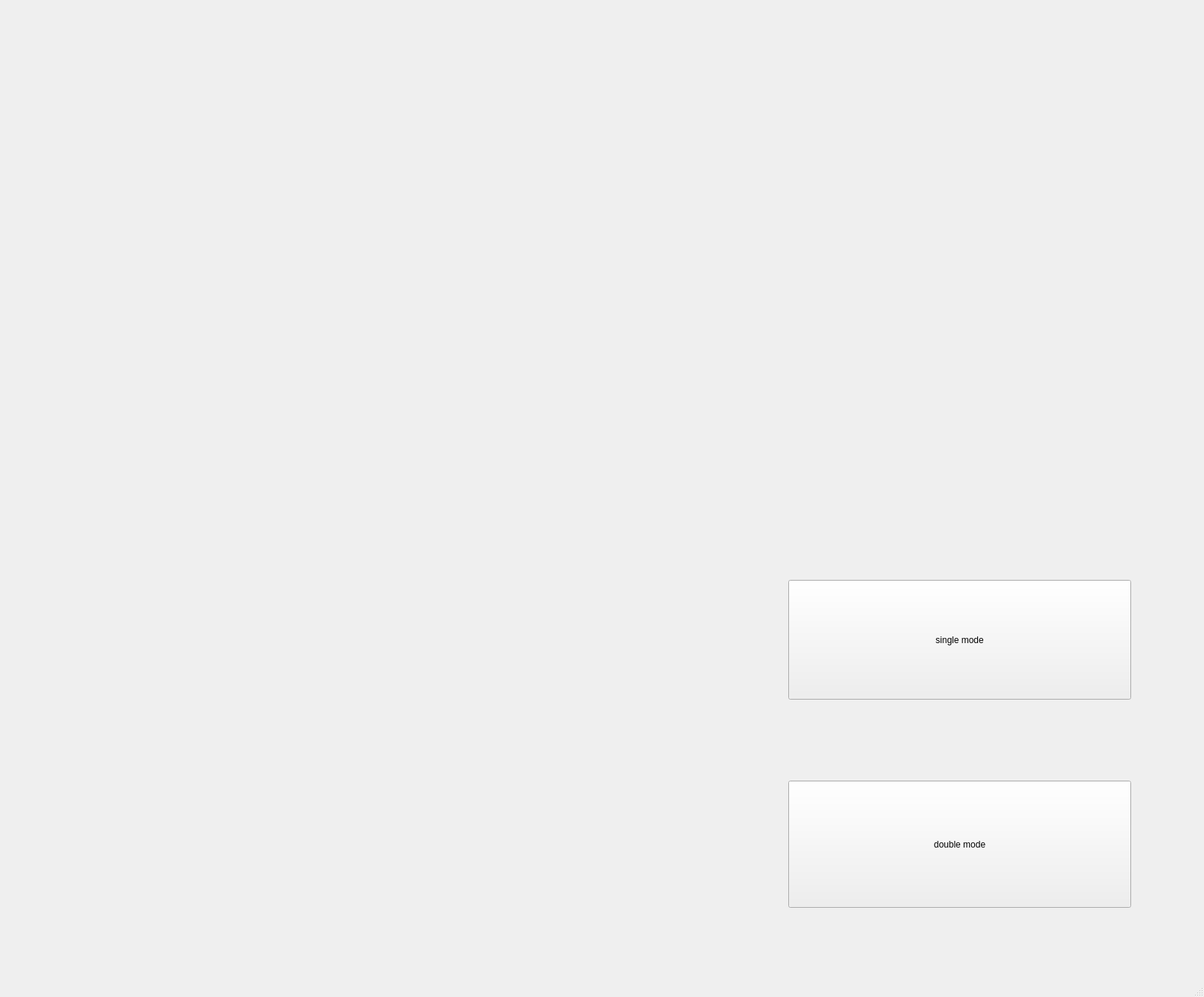
<?xml version="1.0" encoding="UTF-8"?>
<ui version="4.0">
 <class>MainWindow</class>
 <widget class="QMainWindow" name="MainWindow">
  <property name="geometry">
   <rect>
    <x>0</x>
    <y>0</y>
    <width>1619</width>
    <height>1341</height>
   </rect>
  </property>
  <property name="windowTitle">
   <string>MainWindow</string>
  </property>
  <widget class="QWidget" name="centralwidget">
   <widget class="QPushButton" name="pushButton">
    <property name="geometry">
     <rect>
      <x>1060</x>
      <y>780</y>
      <width>461</width>
      <height>161</height>
     </rect>
    </property>
    <property name="text">
     <string>single mode</string>
    </property>
   </widget>
   <widget class="QPushButton" name="pushButton_2">
    <property name="geometry">
     <rect>
      <x>1060</x>
      <y>1050</y>
      <width>461</width>
      <height>171</height>
     </rect>
    </property>
    <property name="text">
     <string>double mode</string>
    </property>
   </widget>
  </widget>
  <widget class="QMenuBar" name="menubar">
   <property name="geometry">
    <rect>
     <x>0</x>
     <y>0</y>
     <width>1619</width>
     <height>21</height>
    </rect>
   </property>
  </widget>
  <widget class="QStatusBar" name="statusbar"/>
 </widget>
 <resources/>
 <connections/>
</ui>
